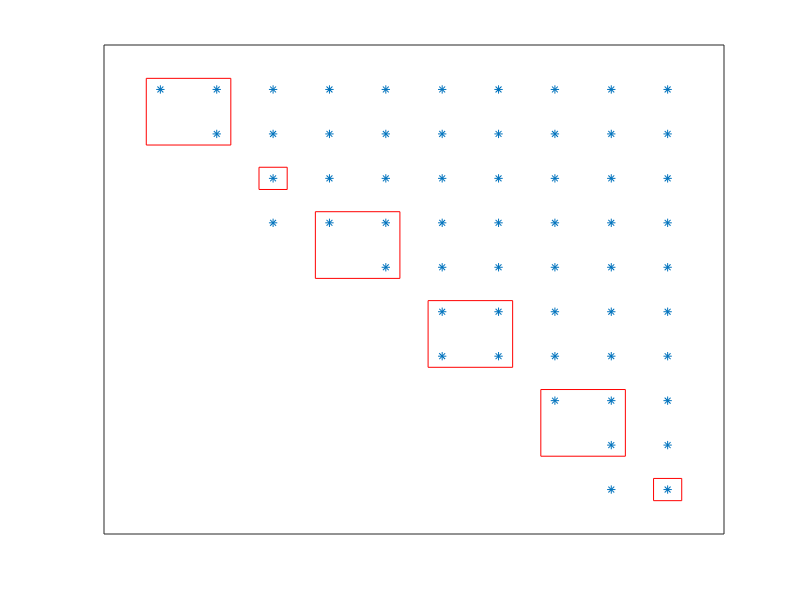

MATLAB code for this plot:
clear; clf; rng('default'); rng(63806);
A=randn(10,10); for k=1:5000, [Q,R]=qr(A); A=R*Q; end
subplot(111), spy(abs(A)>10^(-10)), set(gca,'Fontsize',15)
set(gca,'Xtick',[]); set(gca,'Ytick',[]);
xlabel(' ');
hold on;
plot([0.75,2.25,2.25,0.75,0.75],[2.25,2.25,0.75,0.75,2.25],'-r');
plot([2.75,3.25,3.25,2.75,2.75],[3.25,3.25,2.75,2.75,3.25],'-r');
A=2.75; B=3.25; C=3.25; D=2.75;

A=A+1; B=B+2; C=C+2; D=D+1;
plot([A,B,B,A,A],[C,C,D,D,C],'-r');

A=A+2; B=B+2; C=C+2; D=D+2;
plot([A,B,B,A,A],[C,C,D,D,C],'-r');

A=A+2; B=B+2; C=C+2; D=D+2;
plot([A,B,B,A,A],[C,C,D,D,C],'-r');

A=A+2; B=B+1; C=C+1; D=D+2;
plot([A,B,B,A,A],[C,C,D,D,C],'-r');